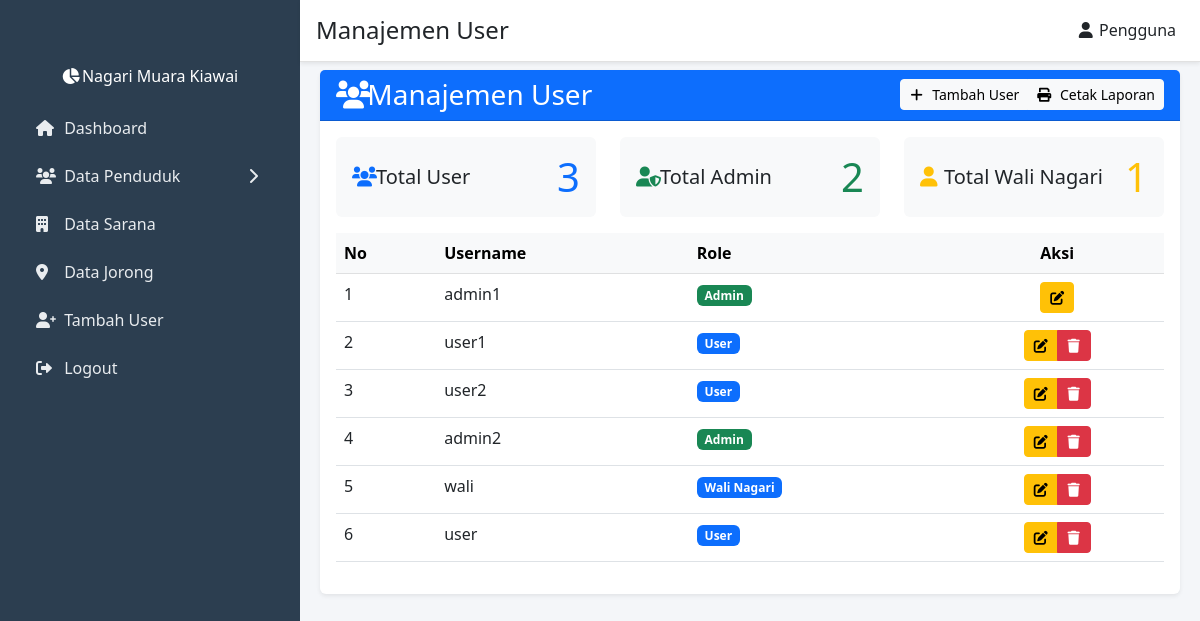
The app's page /views/users/ (signed in) with its own data.
### tables this page shows
CREATE TABLE `users` (
  `id` int(11) NOT NULL,
  `username` varchar(15) NOT NULL,
  `password` varchar(255) NOT NULL,
  `role` enum('admin','user','wali_nagari') NOT NULL,
  `created_at` timestamp NULL DEFAULT current_timestamp()
);

### models/User.php (called while the page is built, shortened)
<?php
require_once __DIR__ . '/../config/database.php';
class User
{
    private $conn;
    private $table_name = 'users';
    public function __construct()
    {
        $database = new Database();
        $this->conn = $database->getConnection();
    }
    public function getAllUsers()
    {
        $query = "SELECT * FROM " . $this->table_name;
        $stmt = $this->conn->prepare($query);
        $stmt->execute();
        return $stmt->fetchAll(PDO::FETCH_ASSOC);
    }
}

### config/database.php (called while the page is built, shortened)
<?php
class Database {
    private $host = 'localhost';
    private $db_name = 'nagari_muara_kiawai';
    private $username = 'root';
    private $password = '';
    public function getConnection() {
        $this->conn = null;
        try {
            $this->conn = new PDO("mysql:host=" . $this->host . ";dbname=" . $this->db_name,
                                   $this->username,
                                   $this->password);
            $this->conn->setAttribute(PDO::ATTR_ERRMODE, PDO::ERRMODE_EXCEPTION);
        } catch(PDOException $exception) {
            echo "Connection error: " . $exception->getMessage();
        }
        return $this->conn;
    }
}

### views/users/index.php (the view, shortened to what this page needs)
<?php
require_once __DIR__ . '/../../models/User.php';
$userModel = new User();
$userList = $userModel->getAllUsers();
$statistik = [
    'total_user' => count($userList),
    'total_admin' => count(array_filter($userList, function($user) {
        return $user['role'] == 'admin';
    })),
    'total_user' => count(array_filter($userList, function($user) {
        return $user['role'] == 'user';
    })),
    'total_waliNagari' => count(array_filter($userList, function($user) {
        return $user['role'] == 'wali_nagari';
    }))
];
?>
<div class="container-fluid">
    <div class="row">
        <div class="col-12">
            <div class="card shadow-sm border-0">
                <div class="card-header bg-primary text-white d-flex justify-content-between align-items-center">
                    <h3 class="mb-0">
                        <i class="fas fa-users me-2"></i> Manajemen User
                    </h3>
                    <div class="btn-group" role="group">
                        <a href="tambah_user.php" class="btn btn-light btn-sm">
                            <i class="fas fa-plus me-1"></i> Tambah User
                        </a>
                        <button id="cetakLaporan" class="btn btn-light btn-sm">
                            <i class="fas fa-print me-1"></i> Cetak Laporan
                        </button>
                    </div>
                </div>
                <div class="card-body">
                    <div class="row mb-3">
                        <div class="col-md-4">
                            <div class="card bg-light border-0">
                                <div class="card-body d-flex justify-content-between align-items-center">
                                    <div>
                                        <h5 class="card-title mb-0">
                                            <i class="fas fa-users me-2 text-primary"></i>Total User
                                        </h5>
                                    </div>
                                    <p class="card-text display-6 text-primary mb-0">
                                        <?= $statistik['total_user'] ?>
                                    </p>
                                </div>
                            </div>
                        </div>
                        <div class="col-md-4">
                            <div class="card bg-light border-0">
                                <div class="card-body d-flex justify-content-between align-items-center">
                                    <div>
                                        <h5 class="card-title mb-0">
                                            <i class="fas fa-user-shield me-2 text-success"></i>Total Admin
                                        </h5>
                                    </div>
                                    <p class="card-text display-6 text-success mb-0">
                                        <?= $statistik['total_admin'] ?>
                                    </p>
                                </div>
                            </div>
                        </div>
                        <div class="col-md-4">
                            <div class="card bg-light border-0">
                                <div class="card-body d-flex justify-content-between align-items-center">
                                    <div>
                                        <h5 class="card-title mb-0">
                                            <i class="fas fa-user me-2 text-warning"></i>Total Wali Nagari
                                        </h5>
                                    </div>
                                    <p class="card-text display-6 text-warning mb-0">
                                        <?= $statistik['total_waliNagari'] ?>
                                    </p>
                                </div>
                            </div>
                        </div>
                    </div>
                    <div class="table-responsive">
                        <table class="table table-hover" id="dataUser">
                            <thead class="table-light">
                                <tr>
                                    <th>No</th>
                                    <th>Username</th>
                                    <th>Role</th>
                                    <th class="text-center">Aksi</th>
                                </tr>
                            </thead>
                            <tbody>
                                <?php $no = 1; foreach ($userList as $user): ?>
                                <tr>
                                    <td><?= $no++ ?></td>
                                    <td><?= htmlspecialchars($user['username']) ?></td>
                                    <td>
                                        <?php
                                        switch($user['role']) {
                                            case 'admin':
                                                echo '<span class="badge bg-success">Admin</span>';
                                                break;
                                            case 'wali_nagari':
                                                echo '<span class="badge bg-primary">Wali Nagari</span>';
                                                break;
                                            case 'user':
                                                echo '<span class="badge bg-primary">User</span>';
                                                break;
                                        }
                                        ?>
                                    </td>
                                    <td class="text-center">
                                        <div class="btn-group" role="group">
                                            <a href="edit_user.php?id=<?= $user['id'] ?>" class="btn btn-warning btn-sm">
                                                <i class="fas fa-edit"></i>
                                            </a>
                                            <?php if($user['id'] != $_SESSION['user_id']): ?>
                                            <a href="?action=delete&id=<?= $user['id'] ?>"
                                               class="btn btn-danger btn-sm"
                                               onclick="return confirm('Yakin ingin menghapus data ini?')">
                                                <i class="fas fa-trash"></i>
                                            </a>
                                            <?php endif;  ?>
                                        </div>
                                    </td>
                                </tr>
                                <?php endforeach; ?>
                            </tbody>
                        </table>
                    </div>
                </div>
            </div>
        </div>
    </div>
</div>
<?php
include '../../views/layout.php';

### views/layout.php (style rules this page uses)
body { background-color: #f4f6f9; }
i { width: 1rem; }

### records on screen
users: username "admin1", role "Admin"
users: username "user1", role "User"
users: username "user2", role "User"
users: username "admin2", role "Admin"
users: username "wali", role "Wali Nagari"
users: username "user", role "User"

### other values on screen
$pageTitle "Manajemen User"
$_SESSION['username'] "Pengguna"
$statistik['total_user'] "3"
$statistik['total_admin'] "2"
$statistik['total_waliNagari'] "1"
